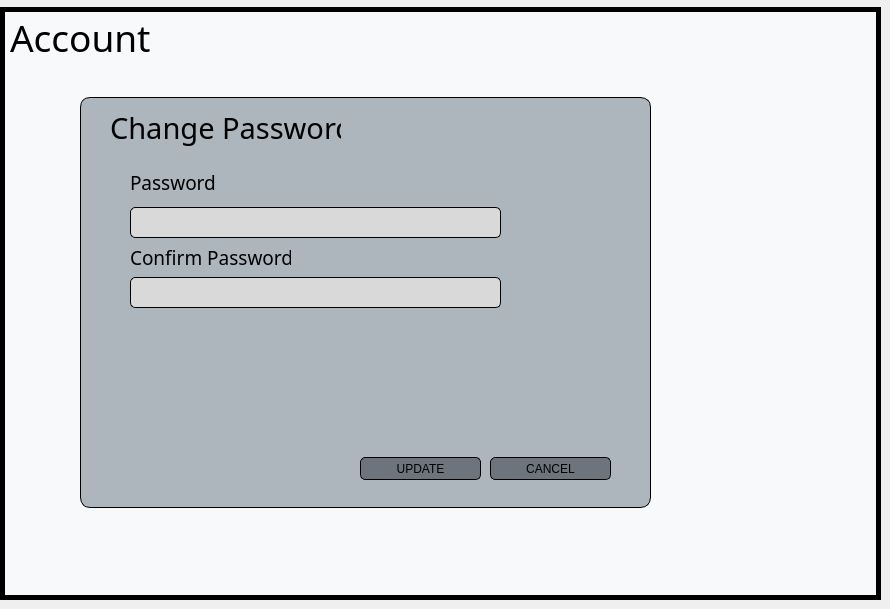
     <widget class="QWidget" name="changepassAccountStackedWidget">
      <widget class="QWidget" name="widget_35" native="true">
       <property name="geometry">
        <rect>
         <x>0</x>
         <y>7</y>
         <width>881</width>
         <height>593</height>
        </rect>
       </property>
       <property name="styleSheet">
        <string notr="true">background-color: rgb(248, 249, 250);
border:5px solid  ;</string>
       </property>
       <widget class="QLabel" name="dashboardLabel_40">
        <property name="geometry">
         <rect>
          <x>10</x>
          <y>10</y>
          <width>181</width>
          <height>41</height>
         </rect>
        </property>
        <property name="font">
         <font>
          <family>Segoe UI Light</family>
          <pointsize>28</pointsize>
         </font>
        </property>
        <property name="styleSheet">
         <string notr="true">border:none;</string>
        </property>
        <property name="text">
         <string>Account</string>
        </property>
       </widget>
       <widget class="QWidget" name="widget_36" native="true">
        <property name="geometry">
         <rect>
          <x>80</x>
          <y>90</y>
          <width>571</width>
          <height>411</height>
         </rect>
        </property>
        <property name="styleSheet">
         <string notr="true">QWidget{
background-color: rgb(173, 181, 189);
border-radius: 10px;
border:1px solid black;
}</string>
        </property>
        <widget class="QLabel" name="dashboardLabel_41">
         <property name="geometry">
          <rect>
           <x>30</x>
           <y>10</y>
           <width>231</width>
           <height>41</height>
          </rect>
         </property>
         <property name="font">
          <font>
           <family>Segoe UI Light</family>
           <pointsize>22</pointsize>
           <weight>50</weight>
           <bold>false</bold>
          </font>
         </property>
         <property name="styleSheet">
          <string notr="true">border:none;</string>
         </property>
         <property name="text">
          <string>Change Password</string>
         </property>
        </widget>
        <widget class="QFrame" name="frame_12">
         <property name="geometry">
          <rect>
           <x>40</x>
           <y>60</y>
           <width>471</width>
           <height>291</height>
          </rect>
         </property>
         <property name="styleSheet">
          <string notr="true">QLineEdit{
background:rgb(217, 217, 217);
border-radius: 5px;

}
QFrame{
border:none;
}</string>
         </property>
         <property name="frameShape">
          <enum>QFrame::StyledPanel</enum>
         </property>
         <property name="frameShadow">
          <enum>QFrame::Raised</enum>
         </property>
         <widget class="QLineEdit" name="passwordLineEdit">
          <property name="geometry">
           <rect>
            <x>10</x>
            <y>50</y>
            <width>371</width>
            <height>31</height>
           </rect>
          </property>
          <property name="font">
           <font>
            <family>Segoe UI Light</family>
            <pointsize>14</pointsize>
           </font>
          </property>
          <property name="focusPolicy">
           <enum>Qt::StrongFocus</enum>
          </property>
          <property name="toolTipDuration">
           <number>-3</number>
          </property>
          <property name="inputMethodHints">
           <set>Qt::ImhNoAutoUppercase|Qt::ImhNoPredictiveText|Qt::ImhSensitiveData</set>
          </property>
          <property name="text">
           <string/>
          </property>
          <property name="echoMode">
           <enum>QLineEdit::PasswordEchoOnEdit</enum>
          </property>
          <property name="placeholderText">
           <string/>
          </property>
          <property name="clearButtonEnabled">
           <bool>true</bool>
          </property>
         </widget>
         <widget class="QLineEdit" name="confirmLineEdit">
          <property name="geometry">
           <rect>
            <x>10</x>
            <y>120</y>
            <width>371</width>
            <height>31</height>
           </rect>
          </property>
          <property name="font">
           <font>
            <family>Segoe UI Light</family>
            <pointsize>14</pointsize>
           </font>
          </property>
          <property name="toolTipDuration">
           <number>-2</number>
          </property>
          <property name="inputMethodHints">
           <set>Qt::ImhNoAutoUppercase|Qt::ImhNoPredictiveText|Qt::ImhSensitiveData</set>
          </property>
          <property name="text">
           <string/>
          </property>
          <property name="echoMode">
           <enum>QLineEdit::PasswordEchoOnEdit</enum>
          </property>
          <property name="placeholderText">
           <string/>
          </property>
          <property name="clearButtonEnabled">
           <bool>true</bool>
          </property>
         </widget>
         <widget class="QLabel" name="dashboardLabel_42">
          <property name="geometry">
           <rect>
            <x>10</x>
            <y>10</y>
            <width>111</width>
            <height>31</height>
           </rect>
          </property>
          <property name="font">
           <font>
            <family>Segoe UI Light</family>
            <pointsize>14</pointsize>
            <weight>50</weight>
            <bold>false</bold>
           </font>
          </property>
          <property name="text">
           <string>Password</string>
          </property>
         </widget>
         <widget class="QLabel" name="dashboardLabel_43">
          <property name="geometry">
           <rect>
            <x>10</x>
            <y>90</y>
            <width>161</width>
            <height>21</height>
           </rect>
          </property>
          <property name="font">
           <font>
            <family>Segoe UI Light</family>
            <pointsize>14</pointsize>
            <weight>50</weight>
            <bold>false</bold>
           </font>
          </property>
          <property name="text">
           <string>Confirm Password</string>
          </property>
         </widget>
        </widget>
        <widget class="QPushButton" name="cancelPassButton">
         <property name="geometry">
          <rect>
           <x>410</x>
           <y>360</y>
           <width>121</width>
           <height>23</height>
          </rect>
         </property>
         <property name="cursor">
          <cursorShape>PointingHandCursor</cursorShape>
         </property>
         <property name="styleSheet">
          <string notr="true">QPushButton{
border:1px solid black;
border-radius: 5px;
background-color:rgb(108, 117, 125);
}
QPushButton:hover{
background-color:rgb(173, 181, 189);
}
QPushButton:pressed{
background-color:rgb(222, 226, 230);
}</string>
         </property>
         <property name="text">
          <string>CANCEL</string>
         </property>
        </widget>
        <widget class="QPushButton" name="updatePassButton">
         <property name="geometry">
          <rect>
           <x>280</x>
           <y>360</y>
           <width>121</width>
           <height>23</height>
          </rect>
         </property>
         <property name="cursor">
          <cursorShape>PointingHandCursor</cursorShape>
         </property>
         <property name="styleSheet">
          <string notr="true">QPushButton{
border:1px solid black;
border-radius: 5px;
background-color:rgb(108, 117, 125);
}
QPushButton:hover{
background-color:rgb(173, 181, 189);
}
QPushButton:pressed{
background-color:rgb(222, 226, 230);
}</string>
         </property>
         <property name="text">
          <string>UPDATE</string>
         </property>
        </widget>
       </widget>
      </widget>
     </widget>
